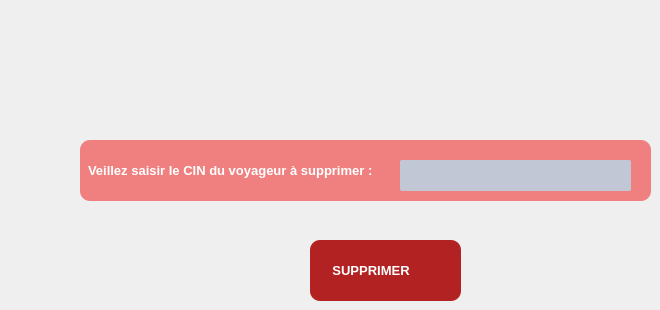
        <widget class="QWidget" name="page_9">
         <widget class="QLabel" name="label_nom_voyageur_15">
          <property name="geometry">
           <rect>
            <x>80</x>
            <y>140</y>
            <width>571</width>
            <height>61</height>
           </rect>
          </property>
          <property name="styleSheet">
           <string notr="true">/*-----QLabel-----*/
QLabel
{
background-color: rgb(240,128,128);

	color: #ffffff;
	font-size: 13px;
	font-weight: bold;
	border: 5px;
	border-radius:10px;
	padding: 5px;

}</string>
          </property>
          <property name="text">
           <string>Veillez saisir le CIN du voyageur à supprimer :</string>
          </property>
         </widget>
         <widget class="QLineEdit" name="lineEdit_NOM_EV_25">
          <property name="geometry">
           <rect>
            <x>400</x>
            <y>160</y>
            <width>231</width>
            <height>31</height>
           </rect>
          </property>
          <property name="styleSheet">
           <string notr="true">/*-----QLineEdit-----*/
QLineEdit
{
	background-color: #c2c7d5;
	color: #000;
	font-weight: bold;
	border: none;
	border-radius: 2px;
	padding: 3px;

}</string>
          </property>
          <property name="text">
           <string/>
          </property>
         </widget>
         <widget class="QLabel" name="label_nom_voyageur_16">
          <property name="geometry">
           <rect>
            <x>310</x>
            <y>240</y>
            <width>151</width>
            <height>61</height>
           </rect>
          </property>
          <property name="styleSheet">
           <string notr="true">/*-----QLabel-----*/
QLabel
{
background-color: rgb(178,34,34);


	color: #ffffff;
	font-size: 13px;
	font-weight: bold;
	border: 5px;
	border-radius:10px;
	padding: 5px;

}</string>
          </property>
          <property name="text">
           <string>    SUPPRIMER</string>
          </property>
         </widget>
        </widget>
